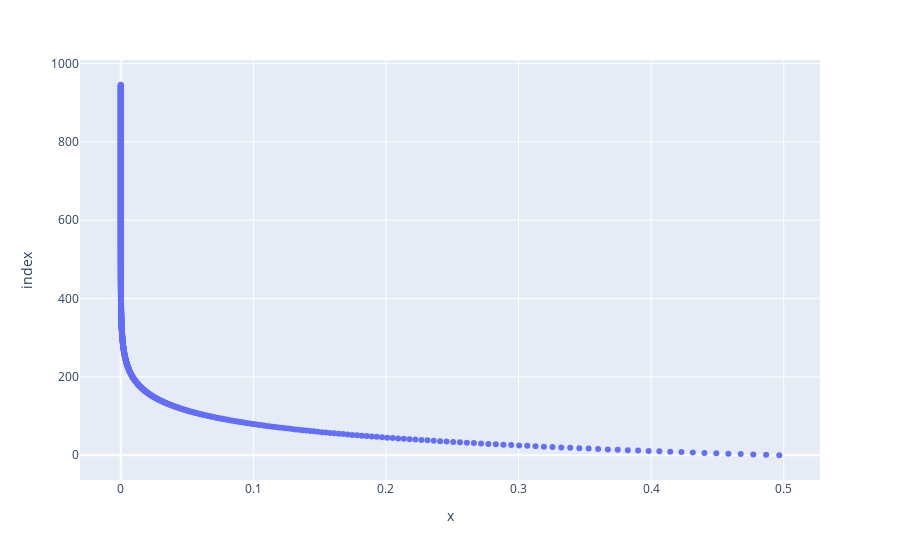

The code cell stored with this chart in its notebook:
### Code cell
# Question 1.a - Batch gradient descent method for optimizing J(θ)

# Initialize params
theta = np.zeros((2, 1))
alpha = 1e-2

# Prediction function: h(θ) = x^Tθ 
def predict(x, theta):
    return x.dot(theta)

# Cost function: J(θ) = 1/2m * Σ(y-h(θ))^2
def cost(x,y,theta):
    return (1/(2*m)) * np.sum((y - predict(x,theta))**2)

cost_0 = cost(x, y, theta)
print("Initial Cost value for the hypothesis with zero parameters={}".format(cost_0))


def cost_grd(x, y, theta):
    return (1/m) * (np.zeros((2,1))+  x.T.dot(x.dot(theta)-y)) 

# Gradient descent function
def batch_gradient_descent(x, y, theta, alpha, threshold=10e-8, num_iter=1000000):
    
    prev_cost=cost_0
    c=0.0
    cost_hist = np.array([cost_0])
    theta_hist = theta
    i=1
    while True:
        #Compute gradient and update theta
        theta -= alpha * cost_grd(x,y,theta)
        theta_hist = np.append(theta_hist, theta, axis=1)
        c = cost(x,y,theta)
        cost_hist = np.append(cost_hist,c)
        
        i+=1
        
        if(i%1000==0):
            print("Iteration: ",i," Cost: ",c)

        # Stop if the cost is below a threshold or if the num of iterations is above a certain amount
        if abs(cost_grd(x,y,theta)[1]) <= threshold or i >= num_iter:
            print(abs(cost_grd(x,y,theta)[1]))
            break
        prev_cost = c
        

    return theta, cost_hist, theta_hist, i



theta, cost_hist, theta_hist, iterations = batch_gradient_descent(x, y, theta, alpha)

print(f'Cost of the model is {cost_hist[-1]} with {iterations} iterations')

# Plot cost decrease
fig = px.scatter(range(iterations), cost_hist)
fig.show()

### Figure 1 — Plotly figure (JSON) as saved in the notebook; plotly's stock layout.template omitted (floating-point values rounded to 4 significant figures; data arrays with more than 128 entries replaced by an {"elided": "..."} marker saying what was removed)
{"data": [{"hovertemplate": "x=%{x}<br>index=%{y}<extra></extra>", "legendgroup": "", "marker": {"color": "#636efa", "symbol": "circle"}, "mode": "markers", "name": "", "orientation": "h", "showlegend": false, "type": "scatter", "x": {"elided": "947 float values"}, "xaxis": "x", "y": {"elided": "947 int values"}, "yaxis": "y"}], "layout": {"legend": {"tracegroupgap": 0}, "margin": {"t": 60}, "xaxis": {"anchor": "y", "domain": [0, 1], "title": {"text": "x"}}, "yaxis": {"anchor": "x", "domain": [0, 1], "title": {"text": "index"}}}}
